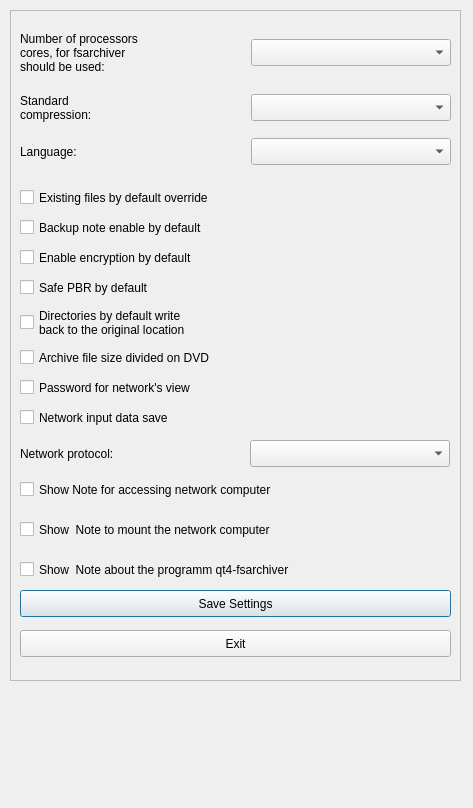
<?xml version="1.0" encoding="UTF-8"?>
<ui version="4.0">
 <class>setting_dialog</class>
 <widget class="QDialog" name="setting_dialog">
  <property name="geometry">
   <rect>
    <x>0</x>
    <y>0</y>
    <width>473</width>
    <height>808</height>
   </rect>
  </property>
  <property name="windowTitle">
   <string>Basic settings</string>
  </property>
  <widget class="QFrame" name="frame">
   <property name="geometry">
    <rect>
     <x>10</x>
     <y>10</y>
     <width>451</width>
     <height>671</height>
    </rect>
   </property>
   <property name="frameShape">
    <enum>QFrame::StyledPanel</enum>
   </property>
   <property name="frameShadow">
    <enum>QFrame::Raised</enum>
   </property>
   <widget class="QLabel" name="label">
    <property name="geometry">
     <rect>
      <x>10</x>
      <y>17</y>
      <width>225</width>
      <height>51</height>
     </rect>
    </property>
    <property name="text">
     <string extracomment="Anzahl Prozessorenkerne, * die für fsarchiver * verwendet werden sollen:">Number of processors
cores, for fsarchiver
should be used:</string>
    </property>
   </widget>
   <widget class="QComboBox" name="cmb_Kerne">
    <property name="geometry">
     <rect>
      <x>241</x>
      <y>29</y>
      <width>200</width>
      <height>27</height>
     </rect>
    </property>
   </widget>
   <widget class="QLabel" name="label_2">
    <property name="geometry">
     <rect>
      <x>10</x>
      <y>81</y>
      <width>225</width>
      <height>34</height>
     </rect>
    </property>
    <property name="text">
     <string extracomment="Standard*kompression:">Standard
compression:</string>
    </property>
   </widget>
   <widget class="QComboBox" name="cmb_zip">
    <property name="geometry">
     <rect>
      <x>241</x>
      <y>84</y>
      <width>200</width>
      <height>27</height>
     </rect>
    </property>
   </widget>
   <widget class="QLabel" name="label_3">
    <property name="geometry">
     <rect>
      <x>10</x>
      <y>128</y>
      <width>225</width>
      <height>27</height>
     </rect>
    </property>
    <property name="text">
     <string>Language:</string>
    </property>
   </widget>
   <widget class="QComboBox" name="cmb_language">
    <property name="geometry">
     <rect>
      <x>241</x>
      <y>128</y>
      <width>200</width>
      <height>27</height>
     </rect>
    </property>
   </widget>
   <widget class="QCheckBox" name="chk_file">
    <property name="geometry">
     <rect>
      <x>10</x>
      <y>168</y>
      <width>441</width>
      <height>39</height>
     </rect>
    </property>
    <property name="text">
     <string extracomment="vorhandene Dateien * standardmäßig überschreiben">Existing files by default override</string>
    </property>
   </widget>
   <widget class="QCheckBox" name="chk_tip">
    <property name="geometry">
     <rect>
      <x>10</x>
      <y>198</y>
      <width>441</width>
      <height>39</height>
     </rect>
    </property>
    <property name="text">
     <string extracomment="Hinweise zur Sicherung * standardmäßig aktivieren">Backup note enable by default</string>
    </property>
   </widget>
   <widget class="QCheckBox" name="chk_folder">
    <property name="geometry">
     <rect>
      <x>10</x>
      <y>293</y>
      <width>441</width>
      <height>39</height>
     </rect>
    </property>
    <property name="text">
     <string extracomment="Verzeichnisse * standardmäßig an * den ursprünglichen * Ort zurückschreiben">Directories by default write 
back to the original location</string>
    </property>
   </widget>
   <widget class="QCheckBox" name="chk_key">
    <property name="geometry">
     <rect>
      <x>10</x>
      <y>228</y>
      <width>441</width>
      <height>39</height>
     </rect>
    </property>
    <property name="text">
     <string extracomment="Verschlüsselung * standardmäßig aktivieren">Enable encryption by default</string>
    </property>
   </widget>
   <widget class="QCheckBox" name="chk_split">
    <property name="geometry">
     <rect>
      <x>10</x>
      <y>328</y>
      <width>441</width>
      <height>39</height>
     </rect>
    </property>
    <property name="text">
     <string extracomment="Archiv-Datei auf DVD * Größe aufteilen">Archive file size divided on DVD</string>
    </property>
   </widget>
   <widget class="QCheckBox" name="chk_password">
    <property name="geometry">
     <rect>
      <x>10</x>
      <y>358</y>
      <width>441</width>
      <height>39</height>
     </rect>
    </property>
    <property name="text">
     <string extracomment="Passwort für Netzwerk * anzeigen">Password for network's view</string>
    </property>
   </widget>
   <widget class="QCheckBox" name="chk_datesave">
    <property name="geometry">
     <rect>
      <x>10</x>
      <y>388</y>
      <width>441</width>
      <height>39</height>
     </rect>
    </property>
    <property name="text">
     <string extracomment="Netzwerkeingabedaten * speichern">Network input data save</string>
    </property>
   </widget>
   <widget class="QPushButton" name="cmd_save">
    <property name="geometry">
     <rect>
      <x>10</x>
      <y>580</y>
      <width>431</width>
      <height>27</height>
     </rect>
    </property>
    <property name="text">
     <string extracomment="Einstellungen speichern">Save Settings</string>
    </property>
   </widget>
   <widget class="QPushButton" name="cmd_cancel">
    <property name="geometry">
     <rect>
      <x>10</x>
      <y>620</y>
      <width>431</width>
      <height>27</height>
     </rect>
    </property>
    <property name="text">
     <string extracomment="Beenden">Exit</string>
    </property>
   </widget>
   <widget class="QCheckBox" name="chk_pbr">
    <property name="geometry">
     <rect>
      <x>10</x>
      <y>258</y>
      <width>441</width>
      <height>39</height>
     </rect>
    </property>
    <property name="text">
     <string extracomment="PBR standradmäßig sichern">Safe PBR by default</string>
    </property>
   </widget>
   <widget class="QComboBox" name="cmb_network">
    <property name="geometry">
     <rect>
      <x>240</x>
      <y>430</y>
      <width>200</width>
      <height>27</height>
     </rect>
    </property>
   </widget>
   <widget class="QLabel" name="label_4">
    <property name="geometry">
     <rect>
      <x>10</x>
      <y>430</y>
      <width>225</width>
      <height>27</height>
     </rect>
    </property>
    <property name="text">
     <string>Network protocol:</string>
    </property>
   </widget>
   <widget class="QCheckBox" name="chk_ssh">
    <property name="geometry">
     <rect>
      <x>10</x>
      <y>460</y>
      <width>441</width>
      <height>39</height>
     </rect>
    </property>
    <property name="text">
     <string extracomment="Hinweis  für den Zugriff auf Netzwerkrechner anzeigen">Show Note for accessing network computer</string>
    </property>
   </widget>
   <widget class="QCheckBox" name="chk_sshfs">
    <property name="geometry">
     <rect>
      <x>10</x>
      <y>500</y>
      <width>441</width>
      <height>39</height>
     </rect>
    </property>
    <property name="text">
     <string extracomment="Hinweis über das Mounten des Netzwerkrechners anzeigen">Show  Note to mount the network computer</string>
    </property>
   </widget>
   <widget class="QCheckBox" name="chk_prg">
    <property name="geometry">
     <rect>
      <x>10</x>
      <y>540</y>
      <width>441</width>
      <height>39</height>
     </rect>
    </property>
    <property name="text">
     <string extracomment="Hinweise zum Gebrauch des Programms anzeigen">Show  Note about the programm qt4-fsarchiver</string>
    </property>
   </widget>
  </widget>
 </widget>
 <tabstops>
  <tabstop>cmb_Kerne</tabstop>
  <tabstop>cmb_zip</tabstop>
  <tabstop>cmb_language</tabstop>
  <tabstop>chk_file</tabstop>
  <tabstop>chk_tip</tabstop>
  <tabstop>chk_key</tabstop>
  <tabstop>chk_folder</tabstop>
  <tabstop>chk_split</tabstop>
  <tabstop>chk_password</tabstop>
  <tabstop>chk_datesave</tabstop>
  <tabstop>cmd_save</tabstop>
  <tabstop>cmd_cancel</tabstop>
 </tabstops>
 <resources/>
 <connections/>
</ui>
